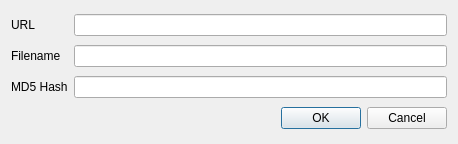
<?xml version="1.0" encoding="UTF-8"?>
<ui version="4.0">
 <class>Dialog</class>
 <widget class="QDialog" name="Dialog">
  <property name="geometry">
   <rect>
    <x>0</x>
    <y>0</y>
    <width>458</width>
    <height>144</height>
   </rect>
  </property>
  <property name="windowTitle">
   <string>New Download</string>
  </property>
  <layout class="QGridLayout" name="gridLayout">
   <item row="0" column="0">
    <widget class="QLabel" name="label">
     <property name="text">
      <string>URL</string>
     </property>
    </widget>
   </item>
   <item row="0" column="1">
    <widget class="QLineEdit" name="urlEdit"/>
   </item>
   <item row="1" column="0">
    <widget class="QLabel" name="label_2">
     <property name="text">
      <string>Filename</string>
     </property>
    </widget>
   </item>
   <item row="1" column="1">
    <widget class="QLineEdit" name="filenameEdit"/>
   </item>
   <item row="2" column="0">
    <widget class="QLabel" name="label_3">
     <property name="text">
      <string>MD5 Hash</string>
     </property>
    </widget>
   </item>
   <item row="2" column="1">
    <widget class="QLineEdit" name="hashEdit"/>
   </item>
   <item row="3" column="1">
    <widget class="QDialogButtonBox" name="buttonBox">
     <property name="orientation">
      <enum>Qt::Horizontal</enum>
     </property>
     <property name="standardButtons">
      <set>QDialogButtonBox::Cancel|QDialogButtonBox::Ok</set>
     </property>
    </widget>
   </item>
  </layout>
 </widget>
 <resources/>
 <connections>
  <connection>
   <sender>buttonBox</sender>
   <signal>accepted()</signal>
   <receiver>Dialog</receiver>
   <slot>accept()</slot>
   <hints>
    <hint type="sourcelabel">
     <x>248</x>
     <y>254</y>
    </hint>
    <hint type="destinationlabel">
     <x>157</x>
     <y>274</y>
    </hint>
   </hints>
  </connection>
  <connection>
   <sender>buttonBox</sender>
   <signal>rejected()</signal>
   <receiver>Dialog</receiver>
   <slot>reject()</slot>
   <hints>
    <hint type="sourcelabel">
     <x>316</x>
     <y>260</y>
    </hint>
    <hint type="destinationlabel">
     <x>286</x>
     <y>274</y>
    </hint>
   </hints>
  </connection>
 </connections>
</ui>
